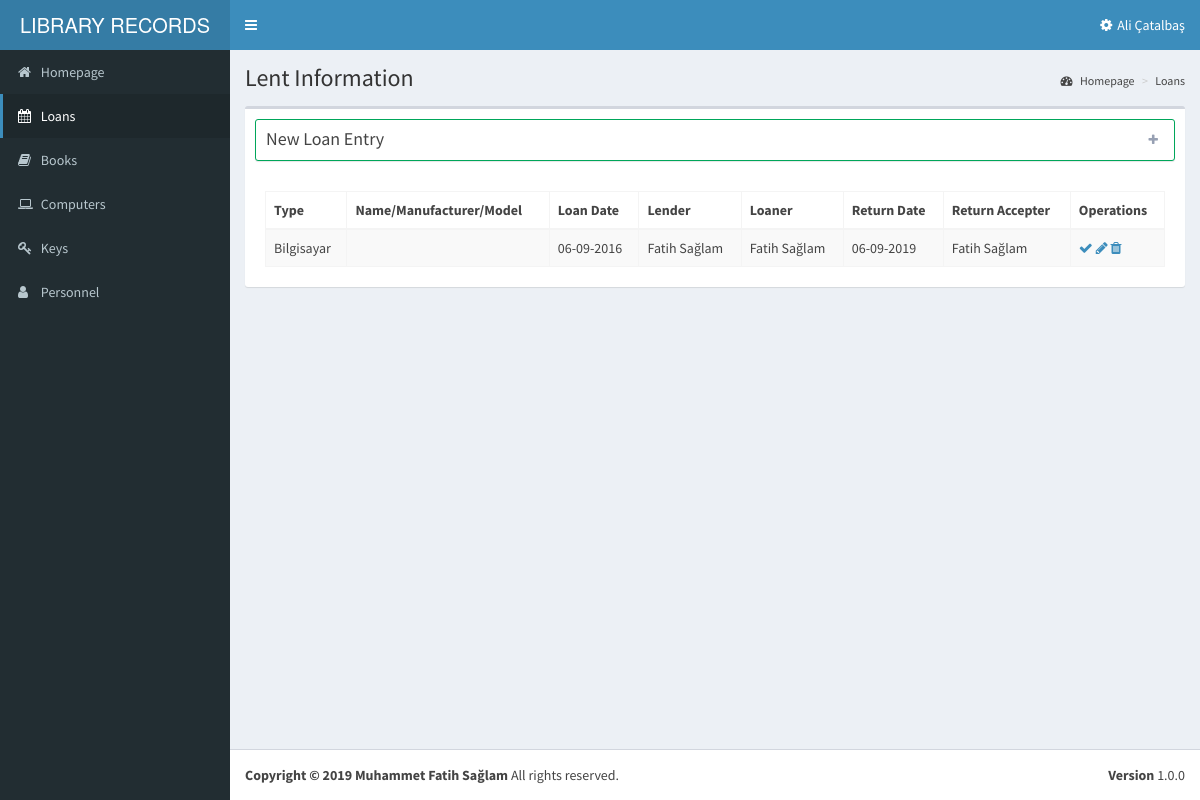
Screenshot of /loans.php (signed in) with the database file from the repository.
### tables this page shows
CREATE TABLE IF NOT EXISTS `loans` (
  `loanId` int(11) NOT NULL AUTO_INCREMENT,
  `productId` int(11) NOT NULL,
  `type` varchar(10) NOT NULL,
  `loanDate` date NOT NULL,
  `lenderId` int(11) NOT NULL,
  `loanerId` varchar(30) NOT NULL,
  `returnDate` date NOT NULL,
  `returnAccepterId` int(30) NOT NULL,
  PRIMARY KEY (`loanId`)
);

CREATE TABLE IF NOT EXISTS `personnel` (
  `personnelId` int(11) NOT NULL AUTO_INCREMENT,
  `userName` varchar(4020) NOT NULL,
  `nameSurname` varchar(50) NOT NULL,
  `passWord` text NOT NULL,
  `eMail` varchar(50) NOT NULL,
  `phone` text NOT NULL,
  `auth` varchar(2) NOT NULL,
  PRIMARY KEY (`personnelId`)
);

### loans.php (the view, shortened to what this page needs)
<?php
	if((!isset($_SESSION["login"]))||($_SESSION["auth"]=="0")){
	?>
<meta http-equiv="refresh" content="0;URL=login.php">
<?php
	} else
	{
	?>
<?php include("header.php") ?>
<div class="content-wrapper">
<section class="content-header">
	<h1>
		<?=$lang["Lent_Information"];?>
	</h1>
	<ol class="breadcrumb">
		<li class="active"><a href="#"><i class="fa fa-dashboard"></i> <?=$lang["Homepage"];?></a></li>
		<li><a href="#"><?=$lang["Loans"];?></a></li>
	</ol>
</section>
<section class="content">
	<div class="row">
		<div class="col-xs-12">
			<div class="box">
				<div class="box-header">
					<div class="box box-default collapsed-box" style="border:1px solid #00a65a;">
						<div class="box-header with-border">
							<h3 class="box-title"><?=$lang["New_Loan_Entry"];?></h3>
							<div class="box-tools">
								<button type="button" class="btn btn-box-tool" data-widget="collapse"><i class="fa fa-plus"></i>
								</button>
							</div>
						</div>
															<?php
																$pullPersonnel=$connection->query("select * from personnel")->fetchAll(PDO::FETCH_ASSOC);
																?>
					</div>
					<div class="box-body">
						<table id="example1" class="table table-bordered table-striped">
							<thead>
								<tr>
									<th><?=$lang["Type"];?></th>
									<th><?=$lang["Name"];?>/<?=$lang["Manufacturer"];?>/<?=$lang["Model"];?></th>
									<th><?=$lang["Loan_Date"];?></th>
									<th><?=$lang["Lender"];?></th>
									<th><?=$lang["Loaner"];?></th>
									<th><?=$lang["Return_Date"];?></th>
									<th><?=$lang["Return_Accepter"];?></th>
									<th><?=$lang["Operations"];?></th>
								</tr>
							</thead>
							<tbody>
								<?php
									$pullData=$connection->query("select * from loans")->fetchAll(PDO::FETCH_ASSOC);
									foreach ($pullData as $pulledData)
									{
									?>
								<tr>
									<td><?=$pulledData['type'];?></td>
									<td>
									</td>
									<td><?=(new DateTime($pulledData['loanDate']))->format('d-m-Y');?></td>
									<td>
										<?php
											$pullPersonnel=$connection->query("select * from personnel where personnelId=".$pulledData['lenderId']."")->fetchAll(PDO::FETCH_ASSOC);
											foreach ($pullPersonnel as $pulledPersonnel)
											{
											echo $pulledPersonnel['nameSurname'];
											}
											?>
									</td>
									<td>
										<?php
											$pullPersonnel=$connection->query("select * from personnel where personnelId=".$pulledData['loanerId']."")->fetchAll(PDO::FETCH_ASSOC);
											foreach ($pullPersonnel as $pulledPersonnel)
											{
											echo $pulledPersonnel['nameSurname'];
											}
											?>
									</td>
									<td>
										<?php
											if($pulledData['returnDate']=="0000-00-00"){echo 'İade Edilmedi';}
											else{echo (new DateTime($pulledData['returnDate']))->format('d-m-Y');}
											?>
									</td>
									<td>
										<?php
											if($pulledData['returnAccepterId']==NULL)
											{
												echo $lang["Not_Returned_Yet"];
											}
											else
											{
												$pullPersonnel=$connection->query("select * from personnel where personnelId=".$pulledData['returnAccepterId']."")->fetchAll(PDO::FETCH_ASSOC);
												foreach ($pullPersonnel as $pulledPersonnel)
												{
													echo $pulledPersonnel['nameSurname'];
												}
											}
											?>
									</td>
									<td>
										<span class="button-group">
										<a href="loans-return.php?productId=<?=$pulledData['loanId'];?>&type=<?=$pulledData['type'];?>&loanId=<?=$pulledData['loanId'];?>" onclick="alert('<?=$lang["Date_and_Repossesser_will_be_assigned_automatically"];?>')"class="fa fa-check"></a>
										<a href="loans-edit.php?productId=<?=$pulledData['loanId'];?>" class="fa fa-pencil"></a>
										<a href="loans-delete.php?productId=<?=$pulledData['loanId'];?>&type=<?=$pulledData['type'];?>&loanId=<?=$pulledData['loanId'];?>" onclick="alert('<?=$lang["This_loan_information_for_this_product_will_be_deleted_from_the_system"];?>')" class="fa fa-trash"></a>
										</span>
									</td>
								</tr>
								<?php } ?>
							</tbody>
						</table>
					</div>
				</div>
			</div>
		</div>
</section>
</div>
<?php
	include("footer.php");
?>
<?php	} ?>

### rows the page displays
loans: type "Bilgisayar", loanDate "06-09-2016", returnDate "06-09-2019"
personnel: nameSurname "Fatih Sağlam"

### other values shown
$lang["LIBRARY_RECORDS"] "LIBRARY RECORDS"
$_SESSION["enteredPerson"] "Ali Çatalbaş"
$lang["Homepage"] "Homepage"
$lang["Loans"] "Loans"
$lang["Books"] "Books"
$lang["Computers"] "Computers"
$lang["Keys"] "Keys"
$lang['Personnel'] "Personnel"
$lang["Lent_Information"] "Lent Information"
$lang["New_Loan_Entry"] "New Loan Entry"
$lang["Type"] "Type"
$lang["Name"] "Name"
$lang["Manufacturer"] "Manufacturer"
$lang["Model"] "Model"
$lang["Loan_Date"] "Loan Date"
